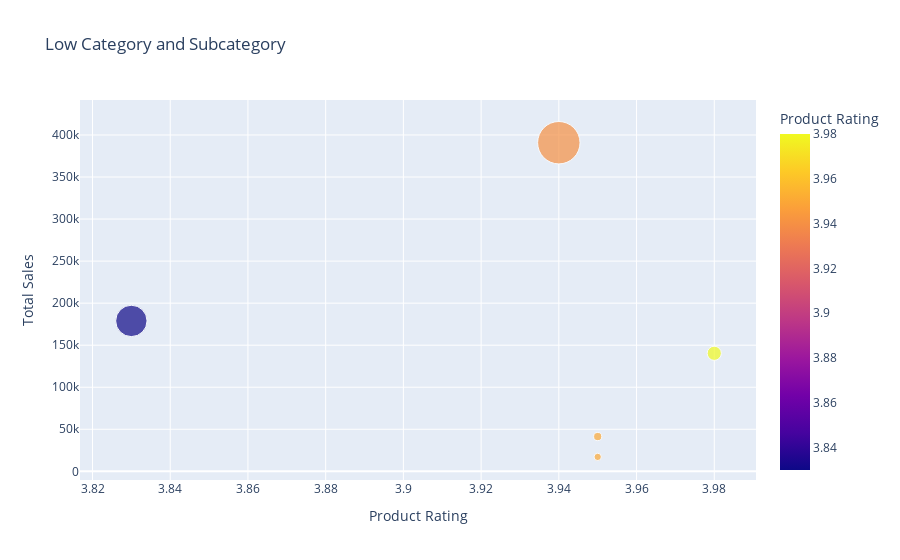

The notebook cell this image was saved under:
### Code cell
import plotly.express as px

# Create bubble chart
fig = px.scatter(low_category_with_sales.tail(5), 
                 x='product_rating', 
                 y='customer_reviews_count', 
                 size='total_sales',  # Size of bubbles determined by total_sales
                 color='product_rating',  # Color of bubbles determined by product_rating
                 hover_data={'category': True,
                             'total_sales': True,
                             'product_rating': True},
                 title='Low Category and Subcategory',
                 labels={'category': 'Category', 
                         'total_sales': 'Total Sales',
                         'product_rating': 'Product Rating'},
                 size_max=30)  # Adjust maximum bubble size as needed

# Update layout
fig.update_layout(
    xaxis_title='Product Rating',
    yaxis_title='Total Sales'
)

# Show the plot
fig.show()

### Figure 1 — Plotly figure (JSON) as saved in the notebook; plotly's stock layout.template omitted (floating-point values rounded to 4 significant figures)
{"data": [{"customdata": [["Snacks & Branded Foods", 18330000.0], ["Bakery, Cakes & Dairy", 6047000.0], ["Eggs, Meat & Fish", 4879000.0], ["Beauty & Hygiene", 164100000.0], ["Kitchen, Garden & Pets", 89950000.0]], "hovertemplate": "Product Rating=%{marker.color}<br>customer_reviews_count=%{y}<br>Total Sales=%{customdata[1]}<br>Category=%{customdata[0]}<extra></extra>", "legendgroup": "", "marker": {"color": [3.98, 3.95, 3.95, 3.94, 3.83], "coloraxis": "coloraxis", "size": [18330000.0, 6047000.0, 4879000.0, 164100000.0, 89950000.0], "sizemode": "area", "sizeref": 182400.0, "symbol": "circle"}, "mode": "markers", "name": "", "orientation": "v", "showlegend": false, "type": "scatter", "x": [3.98, 3.95, 3.95, 3.94, 3.83], "xaxis": "x", "y": [140381, 41356, 17145, 390805, 178871], "yaxis": "y"}], "layout": {"coloraxis": {"colorbar": {"title": {"text": "Product Rating"}}, "colorscale": [[0, "#0d0887"], [0.1111, "#46039f"], [0.2222, "#7201a8"], [0.3333, "#9c179e"], [0.4444, "#bd3786"], [0.5556, "#d8576b"], [0.6667, "#ed7953"], [0.7778, "#fb9f3a"], [0.8889, "#fdca26"], [1, "#f0f921"]]}, "legend": {"itemsizing": "constant", "tracegroupgap": 0}, "title": {"text": "Low Category and Subcategory"}, "xaxis": {"anchor": "y", "domain": [0, 1], "title": {"text": "Product Rating"}}, "yaxis": {"anchor": "x", "domain": [0, 1], "title": {"text": "Total Sales"}}}}
